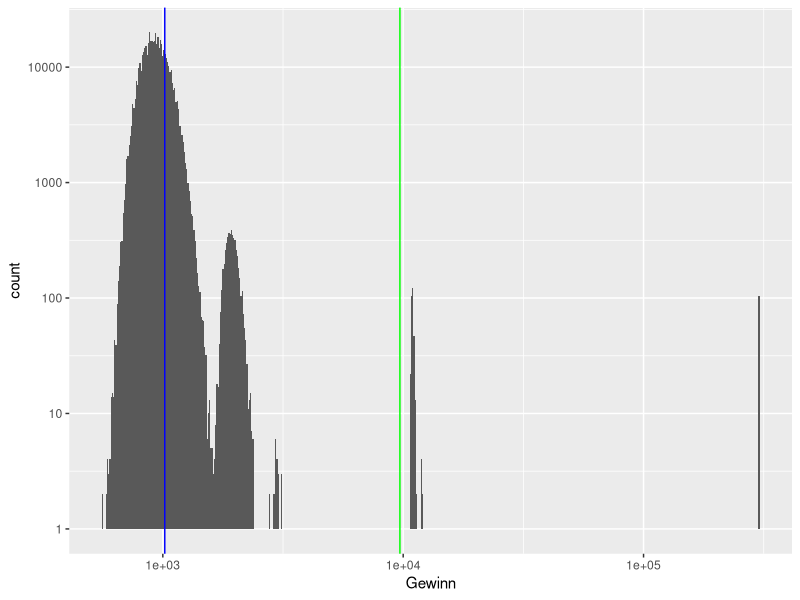

Source code (R):
#ggplot & dplyr verfügbar machen über tidyverse
library(tidyverse)

#Lospool definieren inkl. 0
LosPool<-c(0,2,4,10,20,100,1000,10000,300000)

#Wahrscheinlichkeiten für jedes Los definieren
ProbLose_ohne0<-c((1/5.88),(1/20),(1/50),(1/200),(1/1000),(1/100000),(1/1666666.67),(1/5000000))
GesamtSofortGewProb<-(sum(ProbLose_ohne0))
ProbLose_mit0<-c((1-GesamtSofortGewProb),(1/5.88),(1/20),(1/50),(1/200),(1/1000),(1/100000),(1/1666666.67),(1/5000000))

#Anzahl Lose je Ziehung definieren
Lose<-1000

#Anzahl Ziehungen definieren
nZiehungen<-500000

#Start festlegen für Reproduzierbarkeit der Ergebnisse
set.seed(1)

#Ziehungen durchführen und Gewinnsumme je Ziehung ermitteln
MonteCarloSim<-replicate(nZiehungen,
  {
  X<-sample(LosPool,Lose,prob = ProbLose_mit0,replace = TRUE)
  Gewinnsumme<-sum(X)
  }
  )

DFMonteCarloSim<-data.frame(Gewinn=as.numeric(MonteCarloSim))
ggplot(DFMonteCarloSim,aes(x=Gewinn))+geom_histogram(binwidth = 0.005)+scale_x_continuous(trans="log10")+scale_y_continuous(trans="log10")+geom_vline(aes(xintercept = mean(MonteCarloSim)), color="blue")+geom_vline(aes(xintercept = (mean(MonteCarloSim)+2*sd(MonteCarloSim))), color="green")+geom_vline(aes(xintercept = (mean(MonteCarloSim)-2*sd(MonteCarloSim))), color="green")

#Mittelwert, etc. berechnen
mean(MonteCarloSim)
sd(MonteCarloSim)
max(MonteCarloSim)
min(MonteCarloSim)
